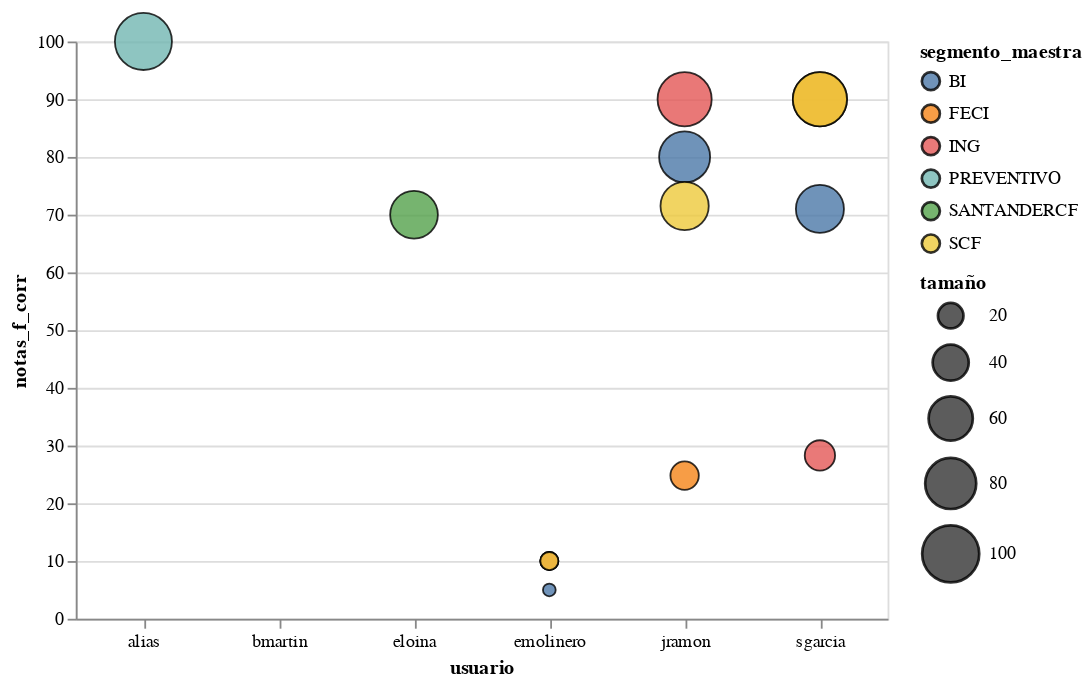

The notebook cell this image was saved under:
### Code cell
selection = alt.selection_multi(fields=['segmento_maestra'], bind='legend')
alt.Chart(notas).mark_circle(
    filled=True,
    opacity=0.8,
    stroke='black',
    strokeWidth=1
).encode(
    alt.X('usuario:O', axis=alt.Axis(labelAngle=0)),
    alt.Y('notas_f_corr:Q'),
    alt.Size('notas_f_corr:Q',
        scale=alt.Scale(range=[0, 1000]),
        legend=alt.Legend(title='tamaño')
    ),
    alt.Color('segmento_maestra:N'),
    tooltip = [alt.Tooltip('segmento_maestra:N'),
               alt.Tooltip('usuario'),
               alt.Tooltip('notas_f_corr')
              ]
).properties(
    width=450,
    height=320
).add_selection(
    selection
)

### Figure 1 — Vega-Lite specification as saved in the notebook (floating-point values rounded to 4 significant figures)
{"config": {"view": {"continuousWidth": 400, "continuousHeight": 300}}, "data": {"name": "data-ebd97ad0f3756408f0ec2050c936693c"}, "mark": {"type": "circle", "filled": true, "opacity": 0.8, "stroke": "black", "strokeWidth": 1}, "encoding": {"color": {"type": "nominal", "field": "segmento_maestra"}, "size": {"type": "quantitative", "field": "notas_f_corr", "legend": {"title": "tamaño"}, "scale": {"range": [0, 1000]}}, "tooltip": [{"type": "nominal", "field": "segmento_maestra"}, {"type": "nominal", "field": "usuario"}, {"type": "quantitative", "field": "notas_f_corr"}], "x": {"type": "ordinal", "axis": {"labelAngle": 0}, "field": "usuario"}, "y": {"type": "quantitative", "field": "notas_f_corr"}}, "height": 320, "selection": {"selector004": {"type": "multi", "fields": ["segmento_maestra"], "bind": "legend"}}, "width": 450, "$schema": "https://vega.github.io/schema/vega-lite/v4.8.1.json", "datasets": {"data-ebd97ad0f3756408f0ec2050c936693c": [{"usuario": "alias", "segmento_maestra": "PREVENTIVO", "usuario_segmento": "aliasPREVENTIVO", "tasa_horaria": 1.0, "sum": 0.0, "count": 0.0, "eficacias": 30.0, "horas_trabajadas": 150.0, "factor_corrector": 1.0, "h_trab_seg": 150.0, "cobros_hora": 0.0, "eficacia_hora": 0.2, "suma_notas": 0.2, "max": 100, "min": 20, "max_seg": 0.2, "min_seg": 0.2, "range_seg": 0.0, "notas_f_corr": 100.0}, {"usuario": "emolinero", "segmento_maestra": "BI", "usuario_segmento": "emolineroBI", "tasa_horaria": 0.6, "sum": 280.0, "count": 3.0, "eficacias": 0.0, "horas_trabajadas": 105.0, "factor_corrector": 0.8, "h_trab_seg": 63.0, "cobros_hora": 4.4, "eficacia_hora": 0.0, "suma_notas": 4.4, "max": 80, "min": 5, "max_seg": 11.4, "min_seg": 4.4, "range_seg": 7.0, "notas_f_corr": 5.0}, {"usuario": "emolinero", "segmento_maestra": "FECI", "usuario_segmento": "emolineroFECI", "tasa_horaria": 0.0, "sum": 120.0, "count": 2.0, "eficacias": 0.0, "horas_trabajadas": 105.0, "factor_corrector": 0.8, "h_trab_seg": 5.2, "cobros_hora": 22.9, "eficacia_hora": 0.0, "suma_notas": 22.9, "max": 90, "min": 10, "max_seg": 110.5, "min_seg": 22.9, "range_seg": 87.6, "notas_f_corr": 10.0}, {"usuario": "emolinero", "segmento_maestra": "ING", "usuario_segmento": "emolineroING", "tasa_horaria": 0.3, "sum": 310.0, "count": 2.0, "eficacias": 0.0, "horas_trabajadas": 105.0, "factor_corrector": 0.8, "h_trab_seg": 31.5, "cobros_hora": 9.8, "eficacia_hora": 0.0, "suma_notas": 9.8, "max": 90, "min": 10, "max_seg": 60.5, "min_seg": 9.8, "range_seg": 50.6, "notas_f_corr": 10.0}, {"usuario": "emolinero", "segmento_maestra": "SCF", "usuario_segmento": "emolineroSCF", "tasa_horaria": 0.0, "sum": 0.0, "count": 0.0, "eficacias": 0.0, "horas_trabajadas": 105.0, "factor_corrector": 0.8, "h_trab_seg": 5.2, "cobros_hora": 0.0, "eficacia_hora": 0.0, "suma_notas": 0.0, "max": 90, "min": 10, "max_seg": 89.5, "min_seg": 0.0, "range_seg": 89.5, "notas_f_corr": 10.0}, {"usuario": "jramon", "segmento_maestra": "BI", "usuario_segmento": "jramonBI", "tasa_horaria": 0.6, "sum": 800.0, "count": 2.0, "eficacias": 0.0, "horas_trabajadas": 107.5, "factor_corrector": 0.8, "h_trab_seg": 69.9, "cobros_hora": 11.4, "eficacia_hora": 0.0, "suma_notas": 11.4, "max": 80, "min": 5, "max_seg": 11.4, "min_seg": 4.4, "range_seg": 7.0, "notas_f_corr": 80.0}, {"usuario": "jramon", "segmento_maestra": "FECI", "usuario_segmento": "jramonFECI", "tasa_horaria": 0.1, "sum": 420.0, "count": 2.0, "eficacias": 0.0, "horas_trabajadas": 107.5, "factor_corrector": 0.8, "h_trab_seg": 10.8, "cobros_hora": 39.1, "eficacia_hora": 0.0, "suma_notas": 39.1, "max": 90, "min": 10, "max_seg": 110.5, "min_seg": 22.9, "range_seg": 87.6, "notas_f_corr": 24.8}, {"usuario": "jramon", "segmento_maestra": "ING", "usuario_segmento": "jramonING", "tasa_horaria": 0.2, "sum": 1300.0, "count": 4.0, "eficacias": 0.0, "horas_trabajadas": 107.5, "factor_corrector": 0.8, "h_trab_seg": 21.5, "cobros_hora": 60.5, "eficacia_hora": 0.0, "suma_notas": 60.5, "max": 90, "min": 10, "max_seg": 60.5, "min_seg": 9.8, "range_seg": 50.6, "notas_f_corr": 90.0}, {"usuario": "jramon", "segmento_maestra": "SCF", "usuario_segmento": "jramonSCF", "tasa_horaria": 0.0, "sum": 370.0, "count": 4.0, "eficacias": 0.0, "horas_trabajadas": 107.5, "factor_corrector": 0.8, "h_trab_seg": 5.4, "cobros_hora": 68.8, "eficacia_hora": 0.0, "suma_notas": 68.8, "max": 90, "min": 10, "max_seg": 89.5, "min_seg": 0.0, "range_seg": 89.5, "notas_f_corr": 71.5}, {"usuario": "sgarcia", "segmento_maestra": "BI", "usuario_segmento": "sgarciaBI", "tasa_horaria": 0.7, "sum": 780.0, "count": 4.0, "eficacias": 0.0, "horas_trabajadas": 105.0, "factor_corrector": 0.8, "h_trab_seg": 73.5, "cobros_hora": 10.6, "eficacia_hora": 0.0, "suma_notas": 10.6, "max": 80, "min": 5, "max_seg": 11.4, "min_seg": 4.4, "range_seg": 7.0, "notas_f_corr": 71.0}, {"usuario": "sgarcia", "segmento_maestra": "FECI", "usuario_segmento": "sgarciaFECI", "tasa_horaria": 0.0, "sum": 580.0, "count": 3.0, "eficacias": 0.0, "horas_trabajadas": 105.0, "factor_corrector": 0.8, "h_trab_seg": 5.2, "cobros_hora": 110.5, "eficacia_hora": 0.0, "suma_notas": 110.5, "max": 90, "min": 10, "max_seg": 110.5, "min_seg": 22.9, "range_seg": 87.6, "notas_f_corr": 90.0}, {"usuario": "sgarcia", "segmento_maestra": "ING", "usuario_segmento": "sgarciaING", "tasa_horaria": 0.2, "sum": 450.0, "count": 3.0, "eficacias": 0.0, "horas_trabajadas": 105.0, "factor_corrector": 0.8, "h_trab_seg": 21.0, "cobros_hora": 21.4, "eficacia_hora": 0.0, "suma_notas": 21.4, "max": 90, "min": 10, "max_seg": 60.5, "min_seg": 9.8, "range_seg": 50.6, "notas_f_corr": 28.3}, {"usuario": "sgarcia", "segmento_maestra": "SCF", "usuario_segmento": "sgarciaSCF", "tasa_horaria": 0.0, "sum": 470.0, "count": 4.0, "eficacias": 0.0, "horas_trabajadas": 105.0, "factor_corrector": 0.8, "h_trab_seg": 5.2, "cobros_hora": 89.5, "eficacia_hora": 0.0, "suma_notas": 89.5, "max": 90, "min": 10, "max_seg": 89.5, "min_seg": 0.0, "range_seg": 89.5, "notas_f_corr": 90.0}, {"usuario": "bmartin", "segmento_maestra": "SANTANDERCF", "usuario_segmento": "bmartinSANTANDERCF", "tasa_horaria": 1.0, "sum": 30.0, "count": 1.0, "eficacias": 0.0, "horas_trabajadas": 140.0, "factor_corrector": 1.0, "h_trab_seg": 140.0, "cobros_hora": 0.2, "eficacia_hora": 0.0, "suma_notas": 0.2, "max": 70, "min": 0, "max_seg": 4.0, "min_seg": 0.2, "range_seg": 3.8, "notas_f_corr": 0.0}, {"usuario": "eloina", "segmento_maestra": "SANTANDERCF", "usuario_segmento": "eloinaSANTANDERCF", "tasa_horaria": 1.0, "sum": 600.0, "count": 1.0, "eficacias": 0.0, "horas_trabajadas": 150.0, "factor_corrector": 1.0, "h_trab_seg": 150.0, "cobros_hora": 4.0, "eficacia_hora": 0.0, "suma_notas": 4.0, "max": 70, "min": 0, "max_seg": 4.0, "min_seg": 0.2, "range_seg": 3.8, "notas_f_corr": 70.0}]}}
